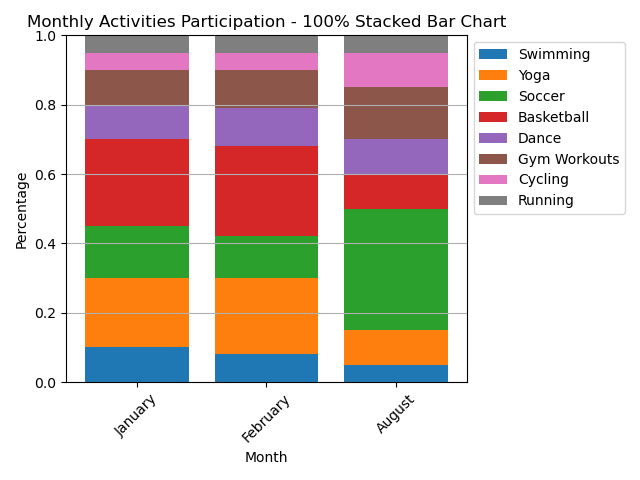

Recreate this plot in Python.

import matplotlib.pyplot as plt

# Original data
data = [
    {'Month': 'January', 'Swimming': '10%', 'Yoga': '20%', 'Soccer': '15%', 'Basketball': '25%', 'Dance': '10%', 'Gym Workouts': '10%', 'Cycling': '5%', 'Running': '5%'},
    {'Month': 'February', 'Swimming': '8%', 'Yoga': '22%', 'Soccer': '12%', 'Basketball': '26%', 'Dance': '11%', 'Gym Workouts': '11%', 'Cycling': '5%', 'Running': '5%'},
    # ... other monthly data ...
    {'Month': 'August', 'Swimming': '5%', 'Yoga': '10%', 'Soccer': '35%', 'Basketball': '10%', 'Dance': '10%', 'Gym Workouts': '15%', 'Cycling': '10%', 'Running': '5%'}
]

# Extracting activity names
activities = list(data[0].keys())[1:]

# Convert the percentages to float values
for entry in data:
    for activity in activities:
        entry[activity] = float(entry[activity].strip('%')) / 100

# Extract months and initialize lists to store the data for plotting
months = [entry['Month'] for entry in data]
activity_data = {activity: [] for activity in activities}

# Populate the lists with data
for activity in activities:
    for entry in data:
        activity_data[activity].append(entry[activity])

# Create stacked bars
bottoms = [0] * len(data)  # Initialize the bottom positions for the first set of bars
for activity in activities:
    plt.bar(months, activity_data[activity], bottom=bottoms, label=activity)
    # Update the bottoms to be ready for stacking the next set of bars
    bottoms = [sum(x) for x in zip(bottoms, activity_data[activity])]

plt.title('Monthly Activities Participation - 100% Stacked Bar Chart')
plt.xlabel('Month')
plt.ylabel('Percentage')
plt.legend(loc='upper left', bbox_to_anchor=(1, 1))  # Place the legend outside the chart
plt.ylim(0, 1)  # Set y-axis to show percentage as fractions

# Prepare x-axis with evenly spaced month names
plt.xticks(range(len(months)), months, rotation=45)

# Show grid lines for better readability
plt.grid(axis='y')

# Show plot
plt.tight_layout()
plt.show()
